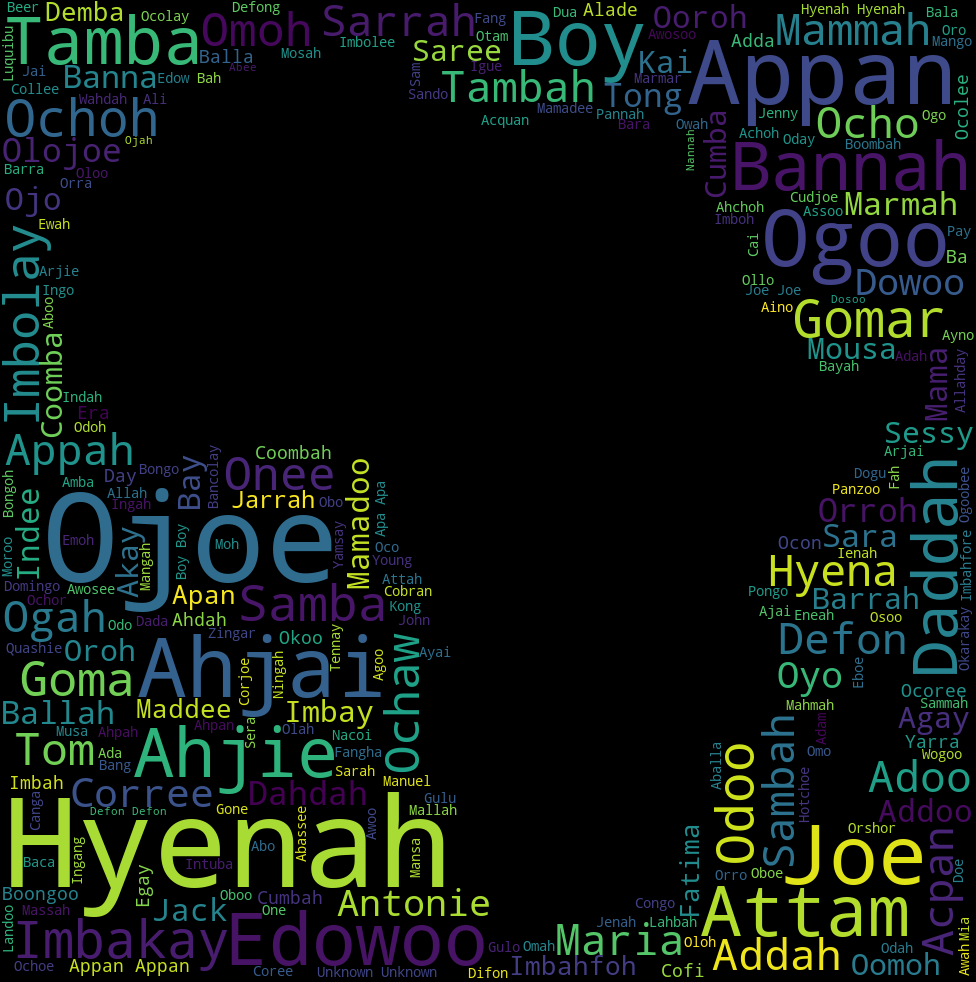

The script that drew this image:
#!/usr/bin/env python3
# -*- coding: utf-8 -*-
"""
Created on Sun Mar 29 14:44:44 2020

Dados obtidos em https://www.slavevoyages.org, acervo digital com dados de viagens 
de pessoas africanas que foram capturadas e vendidas como escravas para países das 
Américas e Europa durante os séculos XVI - XIX. 

Tutorial de wordcloud com Python consultado: 
    https://sigmoidal.ai/como-criar-uma-wordcloud-em-python

@author: joamila
@date: 29/03/2020
"""

import numpy as np
import pandas as pd
import matplotlib.pyplot as plt
from PIL import Image
from wordcloud import WordCloud

#Carregar os dados de arquivo .csv
df_african_base = pd.read_csv('AfricanNamesDatabase.csv', sep=',')

#Substituir todos os nomes faltantes, representados por strings vazias,
 #pelo valor Nan
df_african_base['Name'].replace(" ", np.nan, inplace=True)

#Excluir linhas que contenham algum valor Nan
df_african_base.dropna(subset=['Name'], inplace=True)

#Usar apenas coluna com os nomes
names = df_african_base['Name']

#Colocar todos os nomes em uma mesma string
all_names = names.str.cat(sep=',')

#Imagem com mapa da África usada como máscara (dentro dos limites é branco e fora
 #preto)
africa_mask = np.array(Image.open("african-map.png"))

#Gerar nuvem de palavras
wordcloud = WordCloud(background_color="black", width=1000,
                      height=1000, max_words=250,
                      mask=africa_mask, 
                      max_font_size=200,
                      min_font_size=1).generate(all_names)

#Imprimir nuvem de palavras
fig, ax = plt.subplots(figsize=(10,10))
ax.imshow(wordcloud, interpolation='bilinear')
ax.set_axis_off()

plt.imshow(wordcloud)
wordcloud.to_file("wordcloud_african_names.png")
